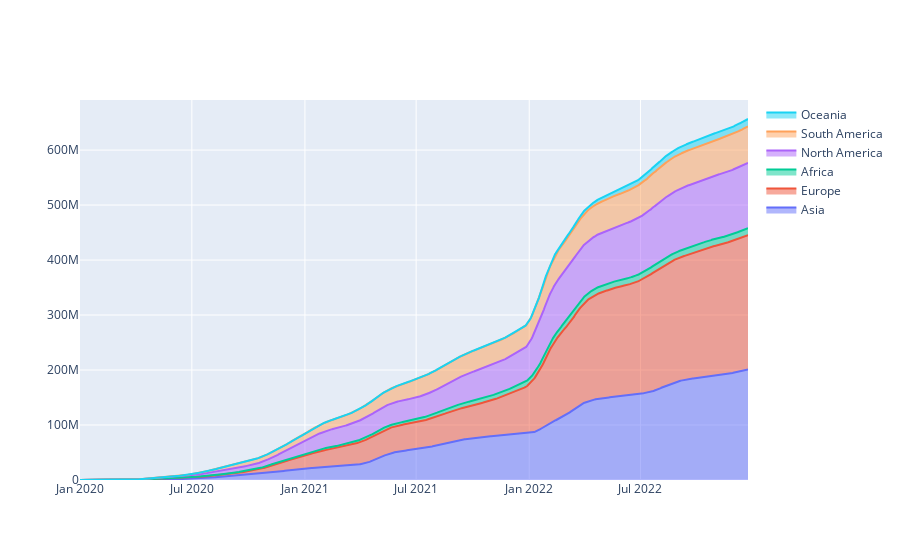

Write notebook code for a chart like this one.
### Code cell
#Creating stacked plot of daily cases
plot = go.Figure()

for name in continents:
    plot.add_trace(go.Scatter(
    name = name,
    x = regional_daily_cumulative_cases[name].date,
    y =  regional_daily_cumulative_cases[name].total_cases,
    stackgroup='one'
   ))



plot.show()

### Figure 1 — Plotly figure (JSON) as saved in the notebook; plotly's stock layout.template omitted (floating-point values rounded to 4 significant figures; data arrays with more than 128 entries replaced by an {"elided": "..."} marker saying what was removed)
{"data": [{"name": "Asia", "stackgroup": "one", "type": "scatter", "x": {"elided": "1085 str values"}, "y": {"elided": "1085 int values"}}, {"name": "Europe", "stackgroup": "one", "type": "scatter", "x": {"elided": "1067 str values"}, "y": {"elided": "1067 int values"}}, {"name": "Africa", "stackgroup": "one", "type": "scatter", "x": {"elided": "1051 str values"}, "y": {"elided": "1051 int values"}}, {"name": "North America", "stackgroup": "one", "type": "scatter", "x": {"elided": "1088 str values"}, "y": {"elided": "1088 int values"}}, {"name": "South America", "stackgroup": "one", "type": "scatter", "x": {"elided": "1088 str values"}, "y": {"elided": "1088 int values"}}, {"name": "Oceania", "stackgroup": "one", "type": "scatter", "x": {"elided": "1063 str values"}, "y": {"elided": "1063 int values"}}], "layout": {}}
